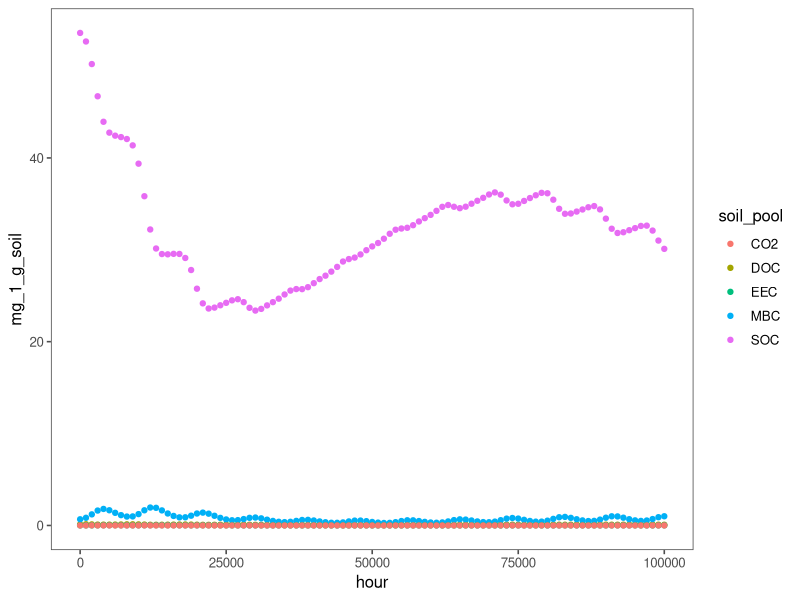

This figure's R source:
library(tidyverse)
library(ggthemes)

########################
###Non-param Constants##
########################

temp_ref <- 283

################################
##AWB Family System Parameters##
################################

u_Q_ref <- 0.2
Q <- 0.002
a_MSA <- 0.5
K_D <- 200
K_U <- 1
V_D_ref <- 0.4
V_U_ref <- 0.02
Ea_V_D <- 75
Ea_V_U <- 50
r_M <- 0.0004
r_E <- 0.00001
r_L <- 0.0005

#Separate parameters for full ECA
K_DE <- 200
K_UE <- 1
V_DE_ref <- 0.4
V_UE_ref <- 0.02
Ea_V_DE <- 75
Ea_V_UE <- 50


######################################
##Temperature perturbation functions##
######################################

temp_gen <- function(hour, temp_ref) {
    temp <- temp_ref + hour / (20 * 24 * 365) + 10 * sin((2 * pi / 24) * hour) + 10 * sin((2 * pi / (24 * 365)) * hour)
    return(temp)
}

temp_gen_vec <- Vectorize(temp_gen)

arrhenius_temp_dep <- function(parameter, temp, Ea, temp_ref){
    modified_parameter <- parameter * exp(-Ea / 0.008314 * (1 / temp - 1 / temp_ref))
    return(modified_parameter)
}

arrhenius_temp_dep_vec <- Vectorize(arrhenius_temp_dep)

linear_temp_dep <- function(parameter, temp, Q, temp_ref){
    modified_parameter <- parameter - Q * (temp - temp_ref)
    return(modified_parameter)
}

linear_temp_dep_vec <- Vectorize(linear_temp_dep)

##########################
##Process synthetic data##
##########################

df_temp <- read_csv("synthetic_temp.csv")
hour <- df_temp$hour

temps <- temp_gen_vec(hour, temp_ref)
V_D <- arrhenius_temp_dep_vec(V_D_ref, temps, Ea_V_D, temp_ref)
V_U <- arrhenius_temp_dep_vec(V_U_ref, temps, Ea_V_U, temp_ref)
u_Q <- linear_temp_dep(u_Q_ref, temps, Q, temp_ref)

df_AWB_sol <- read_csv("AWB_synthetic_soln.csv")
SOC <- as.numeric(df_AWB_sol[1,])
DOC <- as.numeric(df_AWB_sol[2,])
MBC <- as.numeric(df_AWB_sol[3,])
EEC <- as.numeric(df_AWB_sol[4,])

CO2 <- (V_U * MBC * DOC) / (K_U + DOC) * (1 - u_Q)

df.AWB <- data.frame(hour, SOC, DOC, MBC, EEC, CO2)

df.AWB.plot.slice <- df.AWB %>% slice(which(row_number() %% 100 == 1)) %>% pivot_longer(!hour, names_to = "soil_pool", values_to = "mg_1_g_soil")
write_csv(df.AWB, "AWB_synthetic_sol_df.csv")

plot.AWB.slice <- ggplot(data = df.AWB.plot.slice, aes(x = hour, y = mg_1_g_soil, colour = soil_pool)) + geom_point() + theme_few()
